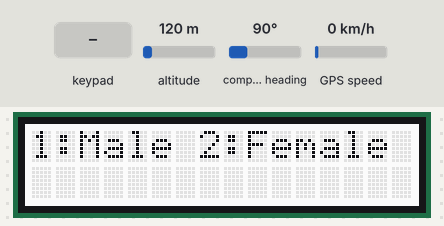
Simulated run of this sketch. Board: Arduino Mega 2560, built with avr-gcc and run on an emulated ATmega2560. Shown: 16×2 character LCD. The test bench sets the inputs (shaded band); at power-on: altitude 120 m, compass heading 90°, GPS speed 0 km/h. The GPS gets a fix after 3 s at 37.7749, -122.4194 with 8 satellites; what the sketch prints to the serial monitor is not drawn.

Above: at 4.2 s.
4.3 s: keypad keys 5 6 7 8 # pressed 0.4 s apart
At 6.5 s:
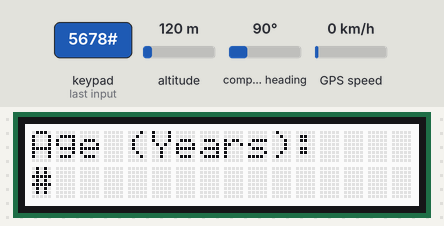
7.8 s: keypad keys 5 6 7 8 * pressed 0.4 s apart
At 10.3 s:
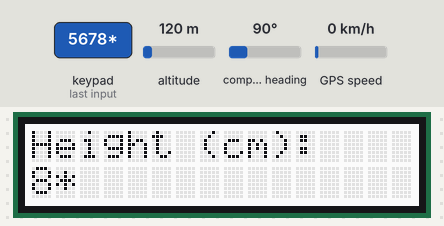
11.3 s: key '*' pressed
At 12.5 s:
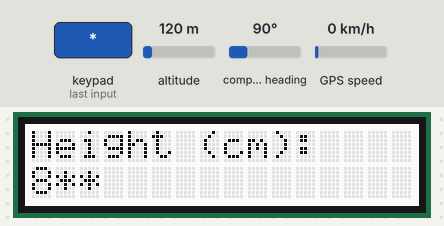
12.8 s: key '1' pressed
At 13.3 s:
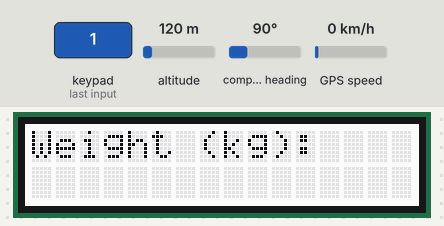
14.3 s: keypad keys 2 3 4 * pressed 0.4 s apart
At 16.9 s:
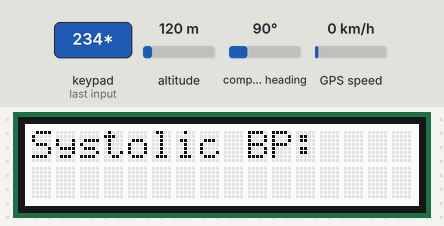
17.4 s: key '#' pressed
At 17.7 s:
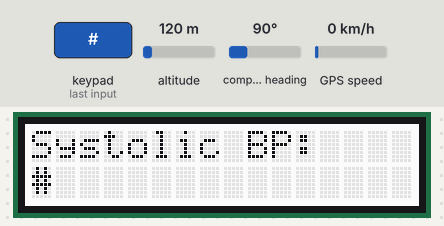
Timing chart, 0 to 19.9 s (numbered marks = the images above; inputs shaded):
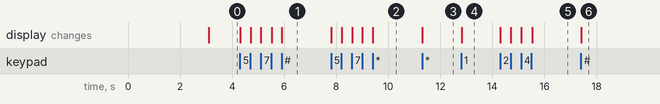

Measured:
- after the input at 4.3 s, the display: first changes at once (image 1 shows a later state)
- after the input at 7.8 s, the display: first changes at once (image 2 shows a later state)
- after the input at 11.3 s, the display: changes at once (image 3)
- after the input at 12.8 s, the display: changes at once (image 4)
- after the input at 14.3 s, the display: first changes at once (image 5 shows a later state)
- after the input at 17.4 s, the display: changes at once (image 6)

The sketch:

Mashavu.ino
```cpp
//Main Mashavu Work Sketch
/*Our Git Repo - https://github.com/NetSaber777/PSU-Mashavu

Requires following work libraries in Arduino sketchbook libraries folder - http://www.arduino.cc/en/guide/libraries
-Adafruit RGB LCD Shield Library - https://github.com/adafruit/Adafruit-RGB-LCD-Shield-Library/archive/master.zip
--Guide https://learn.adafruit.com/rgb-lcd-shield/overview
-Adafruit Ultimate GPS Logger Shield - https://github.com/adafruit/Adafruit-GPS-Library/
--Guide https://learn.adafruit.com/adafruit-ultimate-gps-logger-shield/overview
-12 Button Keypad - http://playground.arduino.cc/uploads/Code/keypad.zip
--Guide http://cdn.sparkfun.com/datasheets/Components/General/SparkfunCOM-08653_Datasheet.pdf
*/
#include <SoftwareSerial.h>
#include <Wire.h>
#include <Adafruit_MCP23017.h>
#include <Adafruit_RGBLCDShield.h>
#include <Keypad.h>
#include <Adafruit_GPS.h>
#include <SPI.h>
#include <SD.h>
#include <EEPROM.h>
#include <String.h>

//Begin DEV Settings
bool DEBUG_STATE;

//Begin LCD Setup
Adafruit_RGBLCDShield lcd = Adafruit_RGBLCDShield();
//LCD Shield Colors
#define OFF 0x0
#define RED 0x1
#define YELLOW 0x3
#define GREEN 0x2
#define TEAL 0x6
#define BLUE 0x4
#define VIOLET 0x5
#define WHITE 0x7
////Global Text for LCD
char *DATA_ENTRY[] = {"1:Male 2:Female", "Age (Years):", "Height (cm):", "Weight (kg):", "Systolic BP:", "Diastolic BP:"};
char *MAIN_MENU[] = {"Hello Mashavu!", "Collect", "Options", "Status"};

//Begin GPS Setup
Adafruit_GPS GPS(&Serial1);
#define GPSECHO  true
boolean usingInterrupt = false;
void useInterrupt(boolean);

//Begin Keypad Setup
const byte ROWS = 4; //four rows
const byte COLS = 3; //three columns
char keys[ROWS][COLS] = {
  {'1', '2', '3'},
  {'4', '5', '6'},
  {'7', '8', '9'},
  {'*', '0', '#'}
};
byte rowPins[ROWS] = {5, 6, 7, 8}; //connect to the row pinouts of the keypad
byte colPins[COLS] = {2, 3, 4}; //connect to the column pinouts of the keypad
Keypad keypad = Keypad( makeKeymap(keys), rowPins, colPins, ROWS, COLS );

//Logical Interrupt Time Handler
uint32_t timer = millis();

//Program Data Structs
typedef struct {
  //Patient Data
  uint8_t gender, age, height, weight, systolic_bp, diastolic_bp;
  //GPS DATA
  uint8_t hour, minute, seconds, year, month, day;
} ENTRY;

ENTRY SD_QUEUE[1024];

//Begin Program Logic

// Interrupt is called once a millisecond, looks for any new GPS data, and stores it
SIGNAL(TIMER0_COMPA_vect) {
  char c = GPS.read();
  // if you want to debug, this is a good time to do it!
#ifdef UDR0
  if (GPSECHO && DEBUG_STATE)
    if (c) UDR0 = c;
  // writing direct to UDR0 is much much faster than Serial.print
  // but only one character can be written at a time.
#endif
}

void useInterrupt(boolean v) {
  if (v) {
    // Timer0 is already used for millis() - we'll just interrupt somewhere
    // in the middle and call the "Compare A" function above
    OCR0A = 0xAF;
    TIMSK0 |= _BV(OCIE0A);
    usingInterrupt = true;
  } else {
    // do not call the interrupt function COMPA anymore
    TIMSK0 &= ~_BV(OCIE0A);
    usingInterrupt = false;
  }
}

//Shows current GPS time on LCD screen
void lcdShowTime() {
  lcd.clear();
  lcd.print("Time");
  lcd.setCursor(0, 1);

  lcd.print(GPS.hour); lcd.print(":");
  lcd.print(GPS.minute); lcd.print(":");
  lcd.print(GPS.seconds);
}

void gpsDebug() {
  // if millis() or timer wraps around, we'll just reset it
  if (timer > millis())  timer = millis();

  // print state every 2 seconds
  if (millis() - timer > 2000) {
    timer = millis(); // reset the timer

    Serial.print("\nTime: ");
    Serial.print(GPS.hour, DEC); Serial.print(':');
    Serial.print(GPS.minute, DEC); Serial.print(':');
    Serial.print(GPS.seconds, DEC); Serial.print('.');
    Serial.println(GPS.milliseconds);
    Serial.print("Date: ");
    Serial.print(GPS.day, DEC); Serial.print('/');
    Serial.print(GPS.month, DEC); Serial.print("/20");
    Serial.println(GPS.year, DEC);
    Serial.print("Fix: "); Serial.print((int)GPS.fix);
    Serial.print(" quality: "); Serial.println((int)GPS.fixquality);
    if (GPS.fix) {
      Serial.print("Location: ");
      Serial.print(GPS.latitude, 4); Serial.print(GPS.lat);
      Serial.print(", ");
      Serial.print(GPS.longitude, 4); Serial.println(GPS.lon);
      Serial.print("Location (in degrees, works with Google Maps): ");
      Serial.print(GPS.latitudeDegrees, 4);
      Serial.print(", ");
      Serial.println(GPS.longitudeDegrees, 4);

      Serial.print("Speed (knots): "); Serial.println(GPS.speed);
      Serial.print("Angle: "); Serial.println(GPS.angle);
      Serial.print("Altitude: "); Serial.println(GPS.altitude);
      Serial.print("Satellites: "); Serial.println((int)GPS.satellites);
    }
  }
}

//Patient Data Types uint8_t gender, age, height, weight, systolic_bp, diastolic_bp;
void userEntry() {
  //Create Data Entry Object
  //ENTRY patient = {0, 0, 0, 0, 0, 0, 0, 0, 0, 0, 0, 0};
  uint8_t buttons;
  String answer = "";
  for (int i = 0; i < 6; i++) {
    lcd.clear();
    lcd.setCursor(0, 0);
    lcd.print(DATA_ENTRY[i]);
    lcd.setCursor(0, 1);
    char buff;
    while(answer.length() <= 3){
      buff = keypad.waitForKey();
      lcd.print(buff);
      answer += buff;
    }

    Serial.println(answer);
    answer = "";
  }

  /* - Menu System Work in Progress
  bool SUBMIT = false;
  uint8_t MENU_INDEX = 0;
  while (SUBMIT == false) {
    uint8_t buttons = lcd.readButtons();
    if (buttons) {
      if (buttons & BUTTON_UP) {
        if (MENU_INDEX < 4 ) {
          MENU_INDEX++;
        }
      }
      if (buttons & BUTTON_DOWN) {
        if (MENU_INDEX > 0 ) {
          MENU_INDEX--;
        }
      }
      if (buttons & BUTTON_LEFT) {

      }
      if (buttons & BUTTON_RIGHT) {

      }
      if (buttons & BUTTON_SELECT) {

      }
    }
  }*/
  lcdShowTime();
  delay(3000);
  lcd.clear();
  lcd.setCursor(0,0);
  lcd.print(GPS.latitudeDegrees);
  lcd.setCursor(0,1);
  lcd.print(GPS.longitudeDegrees);
}

void setup() {
  //delay(5000);
  //Serial Debug via USB. Higher Refresh to keep up with parsing rate of GPS to USB Buffer
  Serial.begin(115200);
  Serial.println("Begin Mashavu Debug");
  useInterrupt(true);
  DEBUG_STATE = true;

  //Begin SD Card SPI Interface-  COMPLETELY FUBAR WITH SERIAL INTERRUPTS ON GPS - Board Brown Out?!?!? -
  //DELETED AND TODO

  //Begin Serial1 Interface on GPS Module
  GPS.begin(9600);
  GPS.sendCommand(PMTK_SET_NMEA_OUTPUT_RMCGGA);
  GPS.sendCommand(PMTK_SET_NMEA_UPDATE_1HZ);
  GPS.sendCommand(PGCMD_ANTENNA);

  //Begin LCD Screen - I2C Connection
  // set up the LCD's number of columns and rows:
  lcd.begin(16, 2);
  lcd.setBacklight(WHITE);
  lcd.print(MAIN_MENU[0]);
  delay(3000);
}


void loop() {

  // Alternative to Interrupt Handling. - Leave in
  if (! usingInterrupt) {
    // read data from the GPS in the 'main loop' - not active now
    char c = GPS.read();
    // Non-interrupt debug here
    if (GPSECHO && DEBUG_STATE)
      if (c) Serial.print(c);
  }

  // if NMEA sentece receievevd, parse away
  if (GPS.newNMEAreceived()) {
    if (!GPS.parse(GPS.lastNMEA()))   // this also sets the newNMEAreceived() flag to false
      return;  // parse fail handling - and we don't care
  }

  if (DEBUG_STATE) {
    gpsDebug();
  }

  userEntry();
  //lcdShowTime();
  delay(5000);
  /*
  char key = keypad.getKey();

  if (key) {
    lcd.clear();
    lcd.print(key);
  }
  uint8_t buttons = lcd.readButtons();

  if (buttons) {
    lcd.clear();
    lcd.setCursor(0,0);
    if (buttons & BUTTON_UP) {
      lcd.print("UP ");
      lcd.setBacklight(RED);
    }
    if (buttons & BUTTON_DOWN) {
      lcd.print("DOWN ");
      lcd.setBacklight(YELLOW);
    }
    if (buttons & BUTTON_LEFT) {
      lcd.print("LEFT ");
      lcd.setBacklight(GREEN);
    }
    if (buttons & BUTTON_RIGHT) {
      lcd.print("RIGHT ");
      lcd.setBacklight(TEAL);
    }
    if (buttons & BUTTON_SELECT) {
      lcd.print("SELECT ");
      lcd.setBacklight(VIOLET);
    }
  }*/
}
```
